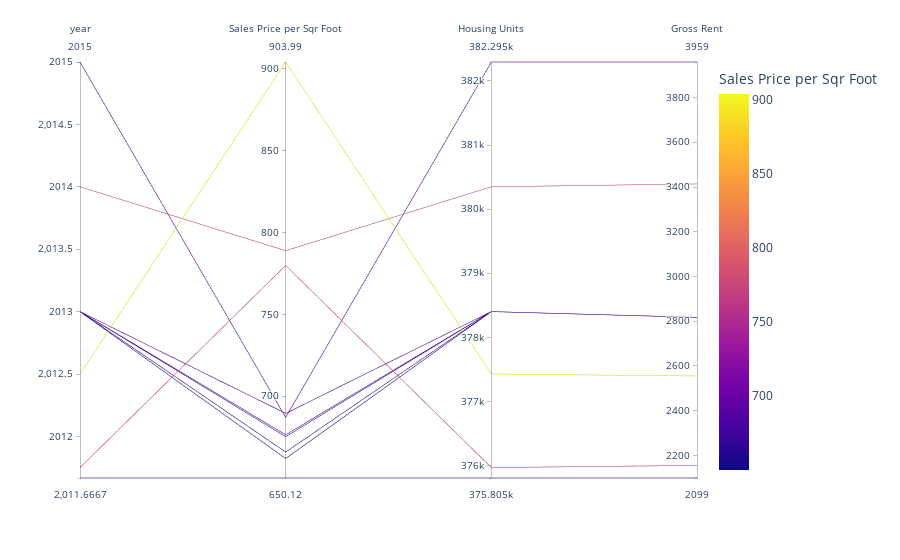

This figure's notebook cell:
### Markdown cell above
## Parallel Coordinates and Parallel Categories Analysis

In this section, you will use plotly express to create parallel coordinates and parallel categories visualizations so that investors can interactively filter and explore various factors related to the sales price of the neighborhoods. 

Using the DataFrame of Average values per neighborhood (calculated above), create the following visualizations:
1. Create a Parallel Coordinates Plot
2. Create a Parallel Categories Plot

### Code cell
# Parallel Coordinates Plot *************************
px.parallel_coordinates(most_exp_neighborhoods.head(10), color='Sales Price per Sqr Foot')

### Figure 1 — Plotly figure (JSON) as saved in the notebook; plotly's stock layout.template omitted (floating-point values rounded to 4 significant figures)
{"data": [{"dimensions": [{"label": "year", "values": [2012.0, 2014, 2012.0, 2013, 2015, 2013, 2013, 2013, 2013, 2012.0]}, {"label": "Sales Price per Sqr Foot", "values": [904.0, 788.8, 779.8, 689.6, 687.1, 676.5, 675.4, 666.0, 662.0, 650.1]}, {"label": "Housing Units", "values": [377400.0, 380348, 376000.0, 378401, 382295, 378401, 378401, 378401, 378401, 375805]}, {"label": "Gross Rent", "values": [2555.0, 3414, 2155.0, 2817.0, 3959, 2817.0, 2817.0, 2817.0, 2817.0, 2099]}], "domain": {"x": [0, 1], "y": [0, 1]}, "line": {"color": [904.0, 788.8, 779.8, 689.6, 687.1, 676.5, 675.4, 666.0, 662.0, 650.1], "coloraxis": "coloraxis"}, "name": "", "type": "parcoords"}], "layout": {"coloraxis": {"colorbar": {"title": {"text": "Sales Price per Sqr Foot"}}, "colorscale": [[0, "#0d0887"], [0.1111, "#46039f"], [0.2222, "#7201a8"], [0.3333, "#9c179e"], [0.4444, "#bd3786"], [0.5556, "#d8576b"], [0.6667, "#ed7953"], [0.7778, "#fb9f3a"], [0.8889, "#fdca26"], [1, "#f0f921"]]}, "legend": {"tracegroupgap": 0}, "margin": {"t": 60}}}
